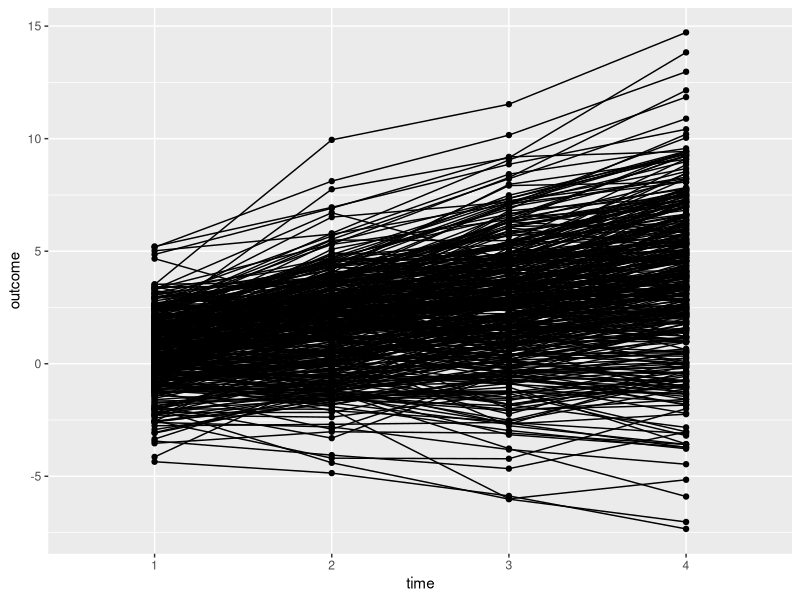
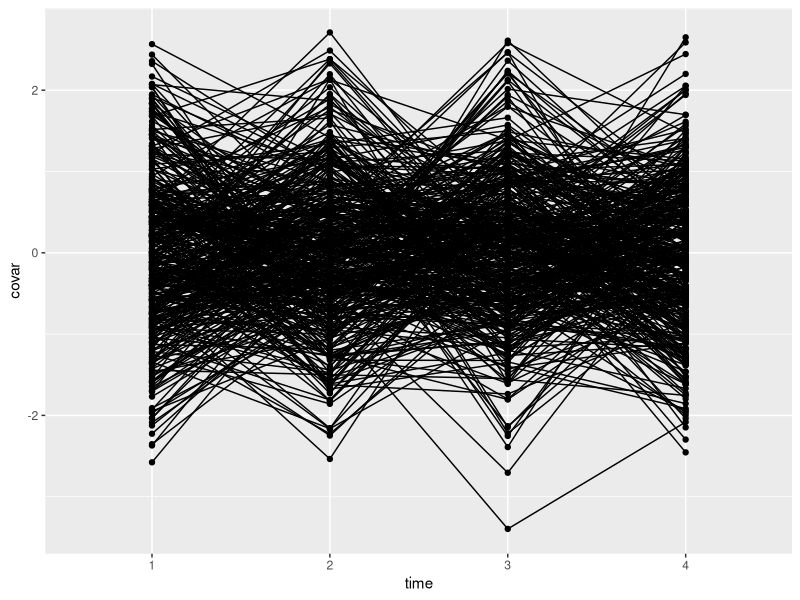
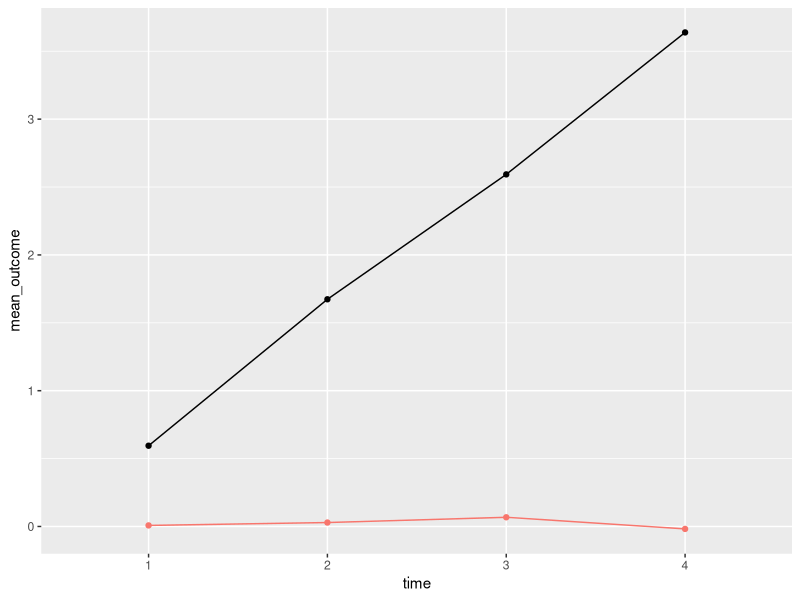

Write the R code that produced these figures, in order.
#-------------------------------------------
# Set up
#-------------------------------------------

library(lavaan)
library(tidyverse)
library(lme4)

data = Demo.growth # this is data from the lavaan package

#-----------------------------------------
# reshape wide to long for MLM
#-----------------------------------------

data <- data %>%
  mutate(id = cur_group_rows())

data_long <- data %>%
  select(id, starts_with("t"), x1, x2) %>%
  pivot_longer(cols = starts_with("t"),
               names_to = "time",
               names_prefix = "t",
               values_to = "outcome") %>%
  left_join(data %>%
              select(id, starts_with("c")) %>%
              pivot_longer(cols = starts_with("c"),
                           names_to = "time",
                           names_prefix = "c",
                           values_to = "covar"), 
            by = c("id", "time")) %>%
  mutate(t = as.numeric(time) - 1)

saveRDS(data_long, "data_long.RDS")

#-----------------------------------------
# summary of descriptives
#-----------------------------------------

summary <- data_long %>%
  group_by(time) %>%
  summarise(mean_outcome=mean(outcome, na.rm=T),
            mean_covar=mean(covar, na.rm=T),
            sd_outcome=sd(outcome, na.rm=T),
            sd_covar=sd(covar, na.rm=T))

#-----------------------------------------
# plot trends over time
#-----------------------------------------

(plot_outcome <- ggplot(data_long, 
                       aes(x=time, y=outcome, group=id)) +
  geom_line() + geom_point())

(plot_covar <- ggplot(data_long, 
                        aes(x=time, y=covar, group=id)) +
    geom_line() + geom_point())


(plot_averages <- ggplot(summary, 
                         aes(x=time, y=mean_outcome, group = 1)) +
  geom_line() + geom_point() +
  geom_line(aes(x=time, y=mean_covar, colour="red", group = 1)) +
  geom_point(aes(x=time, y=mean_covar, colour="red", group = 1)) +
  theme(legend.position = "none"))
